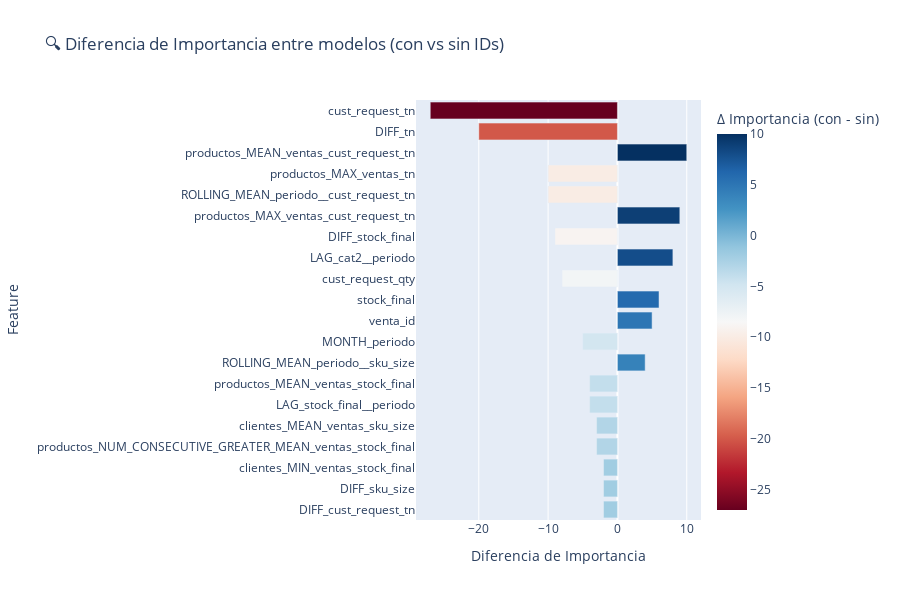

The notebook cell saved with this chart:
### Code cell
import pandas as pd
import plotly.express as px

# Leer CSV de comparativa
df = pd.read_csv("comparativa_importancia.csv")

# Calcular top diferencias absolutas
df["abs_diff"] = df["diff_importancia"].abs()
df_top = df.sort_values(by="abs_diff", ascending=False).head(20)

# Gráfico interactivo
fig = px.bar(
    df_top,
    y="feature",
    x="diff_importancia",
    orientation="h",
    title="🔍 Diferencia de Importancia entre modelos (con vs sin IDs)",
    labels={"diff_importancia": "Δ Importancia (con - sin)", "feature": "Feature"},
    color="diff_importancia",
    color_continuous_scale="RdBu"
)

fig.update_layout(
    yaxis=dict(autorange="reversed"),
    xaxis_title="Diferencia de Importancia",
    height=600
)

fig.show()

### Figure 1 — Plotly figure (JSON) as saved in the notebook; plotly's stock layout.template omitted (floating-point values rounded to 4 significant figures)
{"data": [{"hovertemplate": "Δ Importancia (con - sin)=%{marker.color}<br>Feature=%{y}<extra></extra>", "legendgroup": "", "marker": {"color": [-27.0, -20.0, 10.0, -10.0, -10.0, 9.0, -9.0, 8.0, -8.0, 6.0, 5.0, -5.0, 4.0, -4.0, -4.0, -3.0, -3.0, -2.0, -2.0, -2.0], "coloraxis": "coloraxis", "pattern": {"shape": ""}}, "name": "", "orientation": "h", "showlegend": false, "textposition": "auto", "type": "bar", "x": [-27.0, -20.0, 10.0, -10.0, -10.0, 9.0, -9.0, 8.0, -8.0, 6.0, 5.0, -5.0, 4.0, -4.0, -4.0, -3.0, -3.0, -2.0, -2.0, -2.0], "xaxis": "x", "y": ["cust_request_tn", "DIFF_tn", "productos_MEAN_ventas_cust_request_tn", "productos_MAX_ventas_tn", "ROLLING_MEAN_periodo__cust_request_tn", "productos_MAX_ventas_cust_request_tn", "DIFF_stock_final", "LAG_cat2__periodo", "cust_request_qty", "stock_final", "venta_id", "MONTH_periodo", "ROLLING_MEAN_periodo__sku_size", "productos_MEAN_ventas_stock_final", "LAG_stock_final__periodo", "clientes_MEAN_ventas_sku_size", "productos_NUM_CONSECUTIVE_GREATER_MEAN_ventas_stock_final", "clientes_MIN_ventas_stock_final", "DIFF_sku_size", "DIFF_cust_request_tn"], "yaxis": "y"}], "layout": {"barmode": "relative", "coloraxis": {"colorbar": {"title": {"text": "Δ Importancia (con - sin)"}}, "colorscale": [[0, "rgb(103,0,31)"], [0.1, "rgb(178,24,43)"], [0.2, "rgb(214,96,77)"], [0.3, "rgb(244,165,130)"], [0.4, "rgb(253,219,199)"], [0.5, "rgb(247,247,247)"], [0.6, "rgb(209,229,240)"], [0.7, "rgb(146,197,222)"], [0.8, "rgb(67,147,195)"], [0.9, "rgb(33,102,172)"], [1, "rgb(5,48,97)"]]}, "height": 600, "legend": {"tracegroupgap": 0}, "title": {"text": "🔍 Diferencia de Importancia entre modelos (con vs sin IDs)"}, "xaxis": {"anchor": "y", "domain": [0, 1], "title": {"text": "Diferencia de Importancia"}}, "yaxis": {"anchor": "x", "autorange": "reversed", "domain": [0, 1], "title": {"text": "Feature"}}}}
